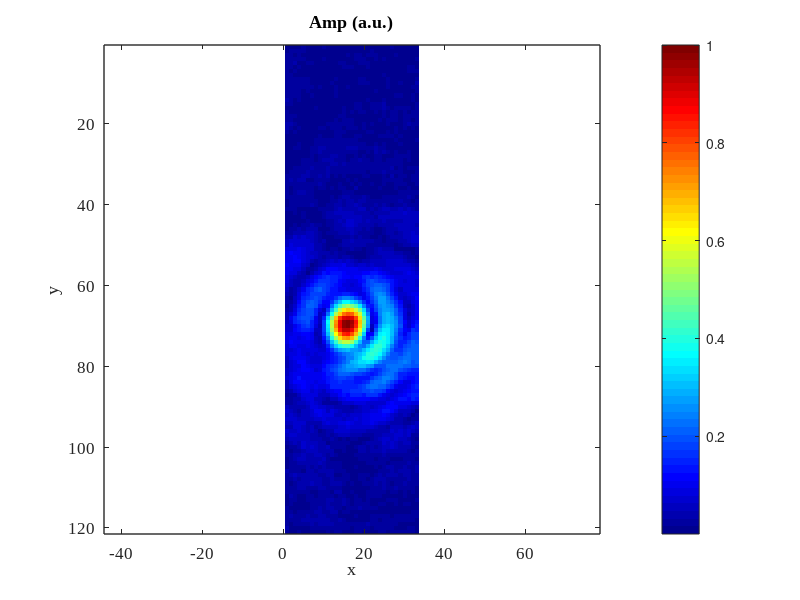

Here is the MATLAB script that generated this plot:
%Calculate the radiation pattern 
clear all;close all;
clc;

NumPoint=7;
load('20220102_B20deg.mat');
sz=size(sdata.s21);
M=sz(1);
N=sz(2);
MagEx=ones(M,N);
PhaseEx=ones(M,N);
for m=1:M
    for n=1:N
        Temp=cell2mat(sdata.s21(m,n));
        MagEx(m,n)=abs(Temp(NumPoint,1));
        PhaseEx(m,n)=angle(Temp(NumPoint,1))/pi*180;
    end
end
Ex_inc=MagEx.*exp(1i*PhaseEx/180*pi);
MagEx_dB=20*log10(MagEx);
MagEx=MagEx/max(MagEx(:));
%%%%%%%%%%%%%%%%%%%%%Figure Display%%%%%%%%%%%%%%%%%%%%
figure;
imagesc(MagEx);
colorbar;
colormap(jet);
axis equal;
xlabel('x');
ylabel('y');
title('Amp (a.u.)');
set(gca,'FontName','Times New Roman','FontSize',12,'LineWidth',1);

